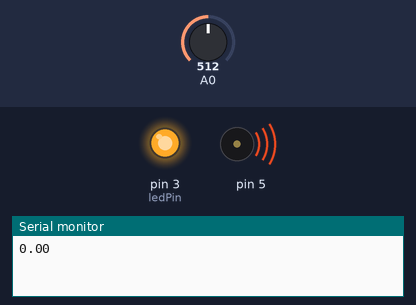
This sketch was run on a simulated Arduino Uno, built with avr-gcc and run on an emulated ATmega328P. Shown: output pins drawn as LEDs (lit = HIGH), buzzer (waves = sounding), the last lines printed to the serial monitor. Inputs (shaded band) come from the test bench; at power-on: A0 = 512.

Above: at 1.2 s.
1.3 s: A0 set to 533
At 2.7 s:
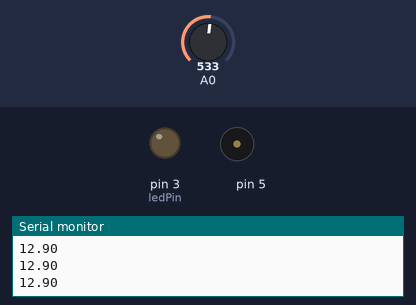
3.5 s: A0 set to 511
At 4.2 s:
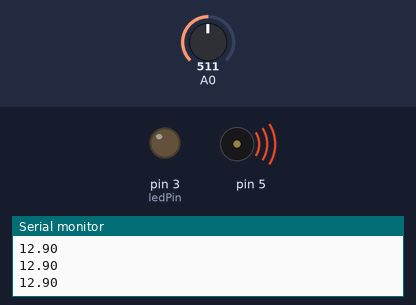
6.0 s: A0 set to 716
At 7.9 s:
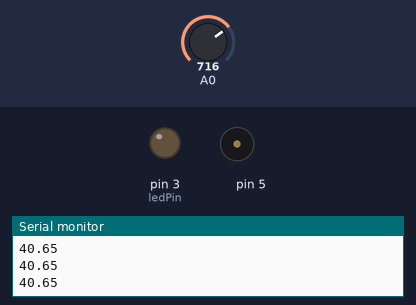
Timing chart, 0 to 9.4 s (numbered marks = the images above; inputs shaded):
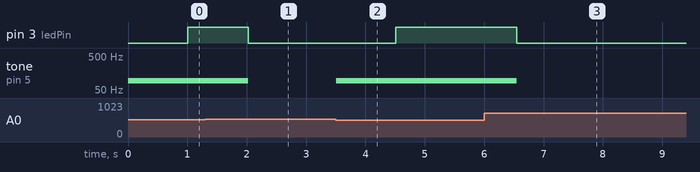

The sketch:

getting_velocity.ino
```cpp
float V_0 = 5.0;  // напряжение питания датчика
float rho = 1.204;  // плотность воздуха при 20 градусах
int ledPin = 3;   // пин в который вставлен светодиод

// параметры задающие усреднение и смещение
int offset = 0;
int offset_size = 10;
int veloc_mean_size = 20;
int zero_span = 2;

void setup() {
  Serial.begin(9600);  // начало обмена данными с датчиком
  pinMode(5, OUTPUT);
  pinMode(ledPin, OUTPUT);
  for (int ii = 0; ii < offset_size; ii++) {
    offset += analogRead(A0) - (1023 / 2);  // считываем данные с датчика и учитывам погрешность
  }
  offset /= offset_size;
}


void loop() {
  float adc_avg = 0;  // усреднение показателей АЦП
  float veloc = 0.0;  // скорость
  for (int ii = 0; ii < veloc_mean_size; ii++) {
    adc_avg += analogRead(A0) - offset;
  }
  adc_avg /= veloc_mean_size;  // усреднение показателей АЦП
  if (adc_avg > 512 - zero_span and adc_avg < 512 + zero_span) {  // если показания АЦП меньше 512 -> скорость отрицательная
  } else {
    if (adc_avg < 512) {
      veloc = -sqrt((-10000.0 * ((adc_avg / 1023.0) - 0.5)) / rho);
    } else{
      veloc = sqrt((10000.0 * ((adc_avg / 1023.0) - 0.5)) / rho);
    }
  }
  if (veloc > 0.00) {  // если скоростьбольше нуля -> все в норме, сигнализация отсутствует
    digitalWrite(ledPin, LOW);
    noTone(5);
  } else {  //  если скорость падает
    tone(5, 95);
    delay(1000);
    digitalWrite(ledPin, HIGH);
  }
  Serial.println(veloc); // печатаем скорость
  delay(10); // задержка
}
```

Measured:
- the behaviour switches between 514 and 515 on A0 (found by bisection; images 0 and 1)
- after the input at 1.3 s, pin 3 (ledPin): HIGH → LOW after 0.73 s; tone on pin 5: 95 Hz → silent after 0.73 s
- after the input at 3.5 s, pin 3 (ledPin): LOW → HIGH after 1.0 s; tone on pin 5: silent → 95 Hz at once
- after the input at 6.0 s, pin 3 (ledPin): HIGH → LOW after 0.55 s; tone on pin 5: 95 Hz → silent after 0.55 s
